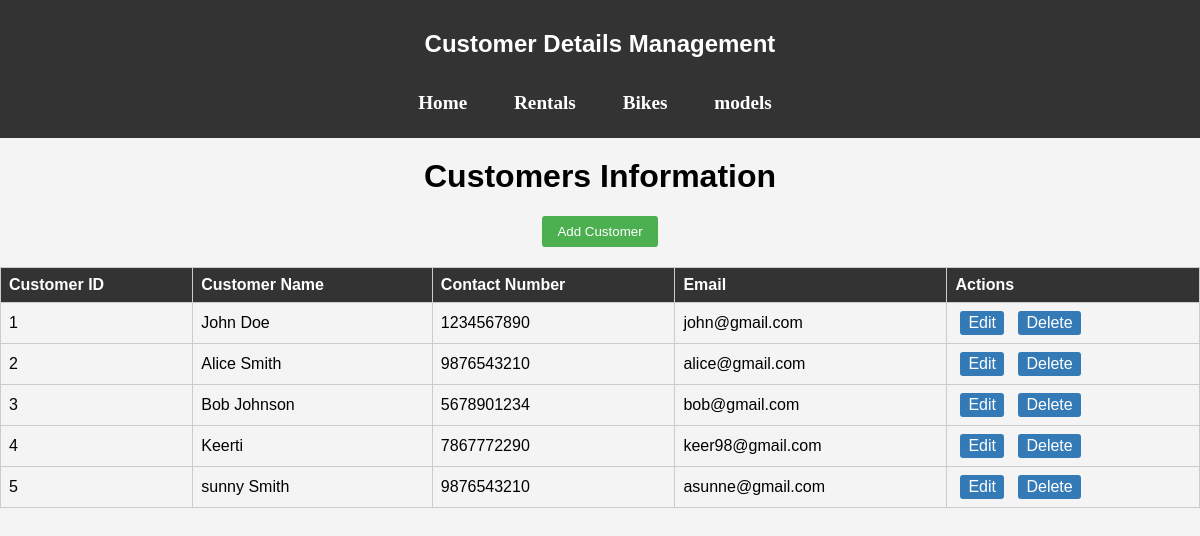
Before: /customer with the older database file.
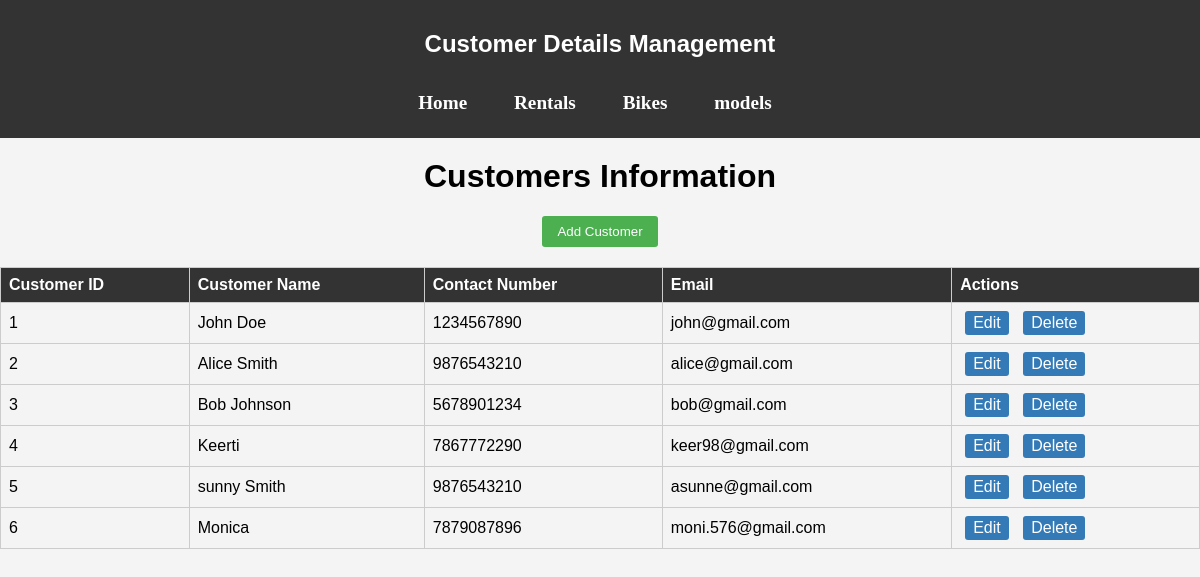
After: the same page with the newer database file.
### tables this page shows
CREATE TABLE Customers (
            Customer_ID INTEGER PRIMARY KEY AUTOINCREMENT,
            Customer_Name TEXT NOT NULL,
            Contact_Number INTEGER,
            Email TEXT
        );

### app.py (the view)
@app.route('/customer')
def display_customer_table():
    conn = sqlite3.connect('bike_rental.db')
    cursor = conn.cursor()
    cursor.execute('SELECT * FROM Customers')
    data = cursor.fetchall()
    conn.close()
    return render_template('customer.html', customers=data)

### templates/customer.html (shortened to what this page needs)
<!DOCTYPE html>
<html lang="en">
<head>
    <link rel="stylesheet" href="{{ url_for('static', filename='index.css') }}">
    <link rel="stylesheet" href="{{ url_for('static', filename='table.css') }}">
</head>
<body>
    <nav class="navbar">
        <h1>Customer Details Management</h1>
        <ul>
            <li><a href="/">Home</a></li>
            <li><a href="/rent">Rentals</a></li>
            <li><a href="/bike">Bikes</a></li>
            <li><a href="/model">models</a></li>
        </ul>
    </nav>
    <h1>Customers Information</h1>
    <a href="/customer_add"><button>Add Customer</button></a>
    <table border="1">
        <thead>
            <tr>
                <th>Customer ID</th>
                <th>Customer Name</th>
                <th>Contact Number</th>
                <th>Email</th>
                <th>Actions</th>
            </tr>
        </thead>
        <tbody>
            {% for row in customers %}
            <tr>
                <td>{{ row[0] }}</td>
                <td>{{ row[1] }}</td>
                <td>{{ row[2] }}</td>
                <td>{{ row[3] }}</td>
                <td>
                    <a href="/customer_edit/{{row[0]}}">Edit</a>
                    <a href="/customer_delete/{{ row[0] }}" onclick="return confirm('Are you sure you want to delete this customer?')">Delete</a>
                </td>
            </tr>
            {% endfor %}
        </tbody>
    </table>
</body>
</html>

Changed rows visible on the page:
added Customers: Customer_ID "6", Customer_Name "Monica", Contact_Number "7879087896", Email "moni.576@gmail.com"
